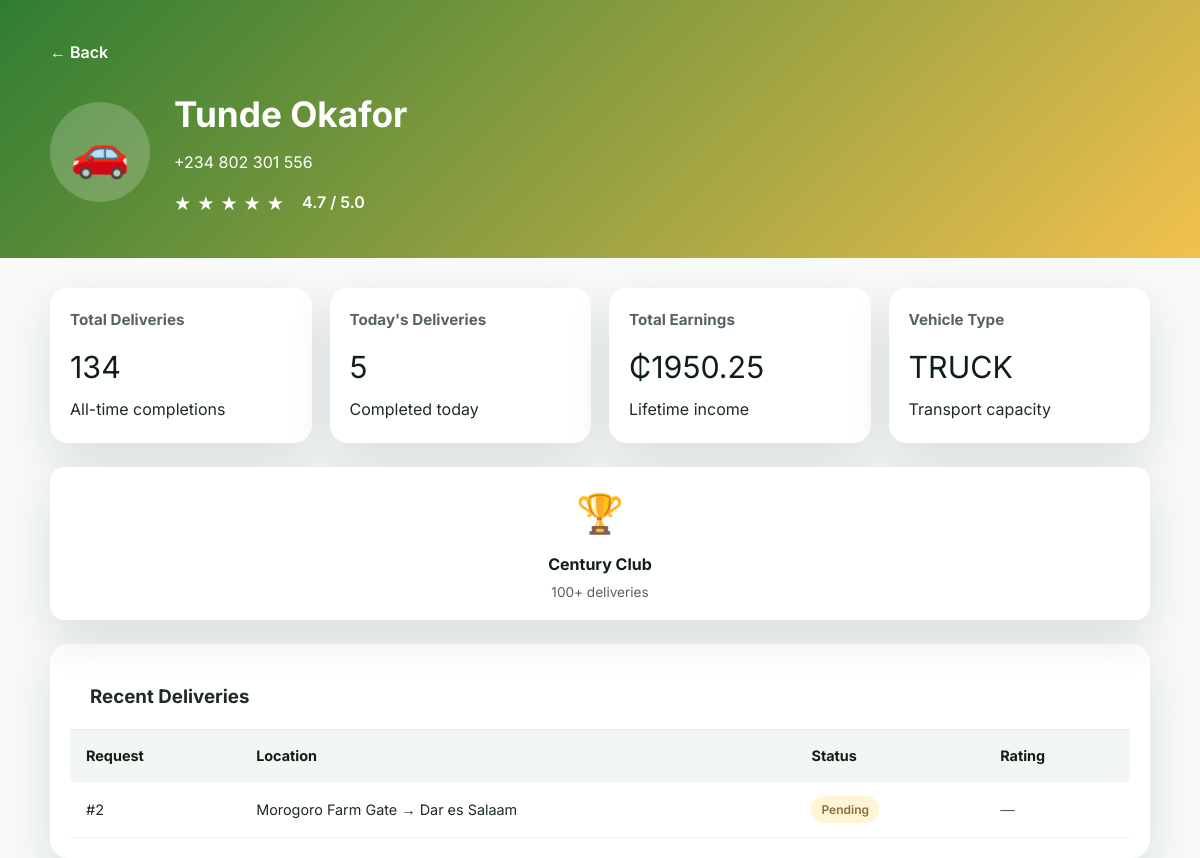
/profile/driver/3, run on the app's committed database.
### tables this page shows
CREATE TABLE drivers (
            id INTEGER PRIMARY KEY AUTOINCREMENT,
            name TEXT NOT NULL,
            phone TEXT NOT NULL,
            availability TEXT NOT NULL,
            rating REAL DEFAULT 5.0,
            total_deliveries INTEGER DEFAULT 0,
            completed_today INTEGER DEFAULT 0,
            earnings REAL DEFAULT 0.0,
            vehicle_type TEXT DEFAULT 'truck',
            points INTEGER DEFAULT 0
        );

CREATE TABLE requests (
            id INTEGER PRIMARY KEY AUTOINCREMENT,
            farmer_id INTEGER NOT NULL,
            pickup_location TEXT NOT NULL,
            destination TEXT NOT NULL,
            goods_type TEXT NOT NULL,
            quantity TEXT NOT NULL,
            status TEXT NOT NULL,
            driver_id INTEGER,
            eta_minutes INTEGER,
            actual_time INTEGER,
            distance_km REAL,
            price REAL,
            rating INTEGER,
            review TEXT,
            created_at TEXT NOT NULL,
            completed_at TEXT,
            FOREIGN KEY (farmer_id) REFERENCES farmers (id),
            FOREIGN KEY (driver_id) REFERENCES drivers (id)
        );

### app.py (the view)
@app.get("/profile/driver/<int:driver_id>")
def driver_profile(driver_id):
    conn = get_db_connection()
    driver = conn.execute("SELECT * FROM drivers WHERE id = ?", (driver_id,)).fetchone()
    if not driver:
        abort(404)
    requests = conn.execute(
        "SELECT * FROM requests WHERE driver_id = ? ORDER BY id DESC LIMIT 10",
        (driver_id,)
    ).fetchall()
    conn.close()
    return render_template(
        "driver_profile.html",
        driver=driver,
        requests=requests,
        badges=get_driver_badges(driver)
    )

### app.py (called while the page is built)
def get_db_connection():
    conn = sqlite3.connect(DATABASE, timeout=10)
    conn.row_factory = sqlite3.Row
    conn.execute("PRAGMA foreign_keys = ON")
    conn.execute("PRAGMA journal_mode = WAL")
    return conn

def get_driver_badges(driver):
    badges = []
    if driver["total_deliveries"] >= 100:
        badges.append({"name": "Century Club", "icon": "🏆", "desc": "100+ deliveries"})
    if driver["rating"] >= 4.9:
        badges.append({"name": "5-Star Elite", "icon": "⭐", "desc": "Rating 4.9+"})
    if driver["total_deliveries"] >= 200:
        badges.append({"name": "Logistics Legend", "icon": "👑", "desc": "200+ deliveries"})
    if driver["earnings"] >= 2000:
        badges.append({"name": "Top Earner", "icon": "💰", "desc": "₵2000+ earnings"})
    return badges

### templates/driver_profile.html (shortened to what this page needs)
<!DOCTYPE html>
<html lang="en">
<head>
    <link rel="stylesheet" href="{{ url_for('static', filename='css/styles.css') }}" />
</head>
<body>
    <div class="profile-container">
        <header class="profile-header">
            <div class="container">
                <a href="/" class="back-link">← Back</a>
                <div class="profile-hero">
                    <div class="profile-avatar">
                        <span class="avatar-icon">🚗</span>
                    </div>
                    <div class="profile-info">
                        <h1>{{ driver.name }}</h1>
                        <p class="phone">{{ driver.phone }}</p>
                        <div class="rating-stars">
                            {% for i in range(5) %}
                                <span class="star {% if i < driver.rating %}filled{% endif %}">★</span>
                            {% endfor %}
                            <span class="rating-text">{{ driver.rating }} / 5.0</span>
                        </div>
                    </div>
                </div>
            </div>
        </header>
        <main class="container profile-main">
            <section class="profile-grid">
                <div class="card stat-card">
                    <h3>Total Deliveries</h3>
                    <p class="stat-value">{{ driver.total_deliveries }}</p>
                    <span>All-time completions</span>
                </div>
                <div class="card stat-card">
                    <h3>Today's Deliveries</h3>
                    <p class="stat-value">{{ driver.completed_today }}</p>
                    <span>Completed today</span>
                </div>
                <div class="card stat-card">
                    <h3>Total Earnings</h3>
                    <p class="stat-value">₵{{ "%.2f"|format(driver.earnings) }}</p>
                    <span>Lifetime income</span>
                </div>
                <div class="card stat-card">
                    <h3>Vehicle Type</h3>
                    <p class="stat-value">{{ driver.vehicle_type|upper }}</p>
                    <span>Transport capacity</span>
                </div>
            </section>
            <section class="profile-grid" style="grid-template-columns: repeat(auto-fit, minmax(200px, 1fr)); gap: 16px; margin-top: 24px;">
                {% for badge in badges %}
                    <div class="badge-card">
                        <div class="badge-icon">{{ badge.icon }}</div>
                        <h4>{{ badge.name }}</h4>
                        <p>{{ badge.desc }}</p>
                    </div>
                {% endfor %}
            </section>
            <section class="card" style="margin-top: 24px;">
                <div class="table-header">
                    <h3>Recent Deliveries</h3>
                </div>
                <div class="table-responsive">
                    <table class="data-table">
                        <thead>
                            <tr>
                                <th>Request</th>
                                <th>Location</th>
                                <th>Status</th>
                                <th>Rating</th>
                            </tr>
                        </thead>
                        <tbody>
                            {% for req in requests %}
                                <tr>
                                    <td>#{{ req.id }}</td>
                                    <td>{{ req.pickup_location }} → {{ req.destination }}</td>
                                    <td>
                                        <span class="status-badge status-{{ req.status|lower|replace(' ', '-') }}">
                                            {{ req.status }}
                                        </span>
                                    </td>
                                    <td>
                                        {% if req.rating %}
                                            <span class="rating-inline">
                                                {% for i in range(5) %}
                                                    <span class="star {% if i < req.rating %}filled{% endif %}">★</span>
                                                {% endfor %}
                                            </span>
                                        {% else %}
                                            <span class="muted-text">—</span>
                                        {% endif %}
                                    </td>
                                </tr>
                            {% endfor %}
                        </tbody>
                    </table>
                </div>
            </section>
        </main>
    </div>
</body>
</html>

### static/css/styles.css (style rules this page uses)
:root { --green: #2f7d32; --green-dark: #1f5c24; --green-light: #e6f4ea; --gold: #f2c14e; --dark: #0f1f16; --text: #1d2b22; --muted: #56645c; --white: #ffffff; --shadow: 0 18px 45px rgba(15, 31, 22, 0.12); --bg-light: #f7faf8; --card-bg: #ffffff; }
* { box-sizing: border-box; margin: 0; padding: 0; }
body { font-family: "Inter", sans-serif; color: var(--text); background: var(--bg-light); line-height: 1.6; transition: background 0.3s ease, color 0.3s ease; }
a { text-decoration: none; color: inherit; }
html { scroll-behavior: smooth; }
.container { width: min(1100px, 92%); margin: 0 auto; }
.card { background: var(--card-bg); border-radius: 18px; padding: 20px; box-shadow: var(--shadow); transition: transform 0.2s ease, box-shadow 0.2s ease; }
.stat-card h3 { font-size: 0.95rem; color: var(--muted); margin-bottom: 10px; }
.stat-value { font-size: 1.9rem; color: var(--dark); margin-bottom: 6px; }
.table-header { padding: 18px 20px; border-bottom: 1px solid rgba(15, 31, 22, 0.08); }
.table-responsive { overflow-x: auto; }
.data-table { width: 100%; border-collapse: collapse; min-width: 600px; }
.data-table th, .data-table td { padding: 14px 16px; text-align: left; font-size: 0.9rem; }
.data-table thead { background: #f2f7f3; color: var(--dark); }
.data-table tbody tr { border-bottom: 1px solid rgba(15, 31, 22, 0.05); }
.status-badge { display: inline-flex; align-items: center; padding: 4px 10px; border-radius: 999px; font-size: 0.75rem; font-weight: 600; text-transform: capitalize; }
.status-pending { background: #fff5d5; color: #8a6d3b; }
.muted-text { color: var(--muted); }

### templates/driver_profile.html (style rules this page uses)
.profile-container { background: var(--bg-light); }
.profile-header { background: linear-gradient(135deg, var(--green), var(--gold)); color: var(--white); padding: 40px 0; margin-bottom: 30px; }
.back-link { display: inline-block; color: var(--white); margin-bottom: 20px; font-weight: 600; }
.profile-hero { display: flex; gap: 24px; align-items: center; }
.profile-avatar { width: 100px; height: 100px; border-radius: 50%; background: rgba(255, 255, 255, 0.2); display: flex; align-items: center; justify-content: center; font-size: 48px; }
.profile-info h1 { font-size: 2.2rem; margin-bottom: 8px; }
.rating-stars { display: flex; align-items: center; gap: 6px; margin-top: 12px; }
.star { font-size: 1.2rem; color: rgba(255, 255, 255, 0.5); }
.star.filled { color: var(--white); }
.rating-text { font-weight: 600; margin-left: 12px; }
.badge-card { background: var(--card-bg); border-radius: 14px; padding: 16px; text-align: center; box-shadow: var(--shadow); }
.badge-icon { font-size: 2.4rem; margin-bottom: 8px; }
.badge-card h4 { color: var(--dark); margin-bottom: 4px; }
.badge-card p { color: var(--muted); font-size: 0.85rem; }
.profile-grid { display: grid; grid-template-columns: repeat(auto-fit, minmax(180px, 1fr)); gap: 18px; }

### data on the page
drivers: name "Tunde Okafor", phone "+234 802 301 556", rating "4.7", total_deliveries "134", completed_today "5", earnings "1950.25", vehicle_type "TRUCK"
requests: id "2", pickup_location "Morogoro Farm Gate", destination "Dar es Salaam", status "Pending"

### other printed values
{{ badge.icon }} "🏆"
{{ badge.name }} "Century Club"
{{ badge.desc }} "100+ deliveries"
